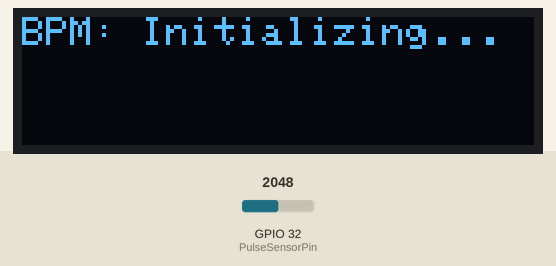
This sketch was run on a simulated ESP32. Shown: 128×32 one-colour display. The test bench sets the inputs (shaded band); at power-on: GPIO 32 (PulseSensorPin) = 2048. What the sketch prints to the serial monitor is not drawn.

Above: at 0.1 s.

The sketch:

project.ino
```cpp
/*
You need to install Adafruit SSD1306 library to work with OLED
See a guide here: https://arduinogetstarted.com/tutorials/arduino-oled
*/

/*
You may alsowant to look at the example code on how to work with pulse sensor:
https://pulsesensor.com/pages/installing-our-playground-for-pulsesensor-arduino
*/

#include <Wire.h> // biblioteket för I2C kommunikaiton
#include <Adafruit_GFX.h> // grafikbibliotek för OLED displayen
#include <Adafruit_SSD1306.h> // bibliotek för att styra SSD1306 OLED displayen
#include "ESP32TimerInterrupt.h"// bibliotek för att använda timer interrupt på ESP32

#define SCREEN_WIDTH 128 // OLED display width, in pixels
#define SCREEN_HEIGHT 32 // OLED display height, in pixels

#define I2C_SDA 21 // I2C data pin
#define I2C_SCL 22 // I2C klock pin

// declare an SSD1306 display object connected to I2C
Adafruit_SSD1306 oled(SCREEN_WIDTH, SCREEN_HEIGHT, &Wire, -1);

int PulseSensorPin = 32; // Pulse Sensor PURPLE WIRE connected to ANALOG PIN 32


// Thresholds for beat detection
const int upper_bound = 3400; // övre gräns från plottan
const int lower_bound = 2700; // nedre gräns från plottan

int Signal = 0; // holds the incoming raw data. Signal value can range from 0-1024
unsigned long lastBeatTime = 0; // tidspunk för det senaste upptäckta hjärtslaget
boolean beatStarted = false; // flagga för om dett hjärtslag har startat

int BPM = 0; // hjärtfrekven i slag per minut

// Variables for signal normalization
long signalAccumulator = 0; // ackumulerar signalvärdet för att beräkna medelvärde
int signalCount = 0; // antal insamlade signalvärden
int signalOffset = 0; // beräknat medelvärde av signalen för normalisering
const int readingsToAverage = 300; // antal läsningar som ska medelvärdes beräknas
// funktionen som körs varje gång timern når sitt intervall
bool IRAM_ATTR TimerHandler0(void * timerNo)
{
    Signal = analogRead(PulseSensorPin) - signalOffset; // läser av signalen från pulssensorn
    return true; // berättar att allt gick bra

}
// hur ofta timern ska. Utlösa ett avbrott i 1 ms.
#define TIMER0_INTERVAL_MS        1
ESP32Timer ITimer0(0); // skapar en timer med namnet ITimer0 för ESP32

void setup() {
  Serial.begin(9600);
  Wire.begin(I2C_SDA, I2C_SCL);

// initialize OLED display with address 0x3C for 128x64
  if (!oled.begin(SSD1306_SWITCHCAPVCC, 0x3C)) {
    Serial.println(F("SSD1306 allocation failed"));
    for(;;); // Infinite loop
  }

  oled.clearDisplay(); // clear display
  oled.setTextSize(1); // text size
  oled.setTextColor(WHITE); // text color
  oled.setCursor(0, 0); // position to display
  oled.println("BPM: Initializing..."); // text to display
  oled.display(); // show on OLED
  delay(2000); // wait for initializing

  // Interval in microsecs
  if (ITimer0.attachInterruptInterval(TIMER0_INTERVAL_MS * 1000, TimerHandler0))
{
    // om timern lyckas att starta, skriver ut meddelande med den aktuella tiden
    Serial.print(F("Starting ITimer0 OK, millis() = "));
    Serial.println(millis());
  } else // om timern inte kan starta, skriver ut ett felmeddelande
{
    Serial.println(F("Can't set ITimer0. Select another Timer, freq. or timer"));
  }
}

void loop() {
  // kontrollerar om antalet insamlade signaler är mindre än det önskade antalet
   if (signalCount < readingsToAverage)

{
    signalAccumulator += Signal; // lägger till den aktuella signalen till en ackumulator
    signalCount++; // ökar antalet insamlade signaler med ett
  } else // när tillräckligt många signaler samlats, beräknar medelvärdet
{
    signalOffset = signalAccumulator / readingsToAverage; // beräknar medelvärdet
    signalAccumulator = 0; // återställer ackumulatorn för nästa omgång av signalinsamling

    signalCount = 0; // återställer räknaren
  }

 // om signalen är högre än övre gräns och ett slags inte redan startat
  if (Signal > upper_bound && !beatStarted) {
    beatStarted = true; // markera att ett slag har börjat
    unsigned long currentTime = millis(); // spara nuvarande tid i millisekunder
    // om det är inte första slaget
    if (lastBeatTime > 0) {
      unsigned long beatInterval = currentTime - lastBeatTime; // beräknar tid mellan slag
      BPM = 60000 / beatInterval; // räknar ut BPM
      displayBPM(BPM); // Display BPM on the OLED
    }
 lastBeatTime = currentTime; // spara tid för senaste slaget
  }
// om signalen är under den undre gränsen och ett slag har redan startat
else if (Signal < lower_bound && beatStarted)
{
    beatStarted = false; // markera att slaget är slut
  }

  // Limit the refresh rate
  delay(10);
}

void displayBPM(int bpm) {
  oled.clearDisplay(); // Clear the display to update it with new BPM
  oled.setTextSize(2); // Normal 1:1 pixel scale
  oled.setTextColor(WHITE); // Draw white text
  oled.setCursor(0,0); // Start at top-left corner
  oled.print("BPM: "); // text to display
  oled.println(bpm); // show on OLED
  oled.display(); // show on OLED
}
```
